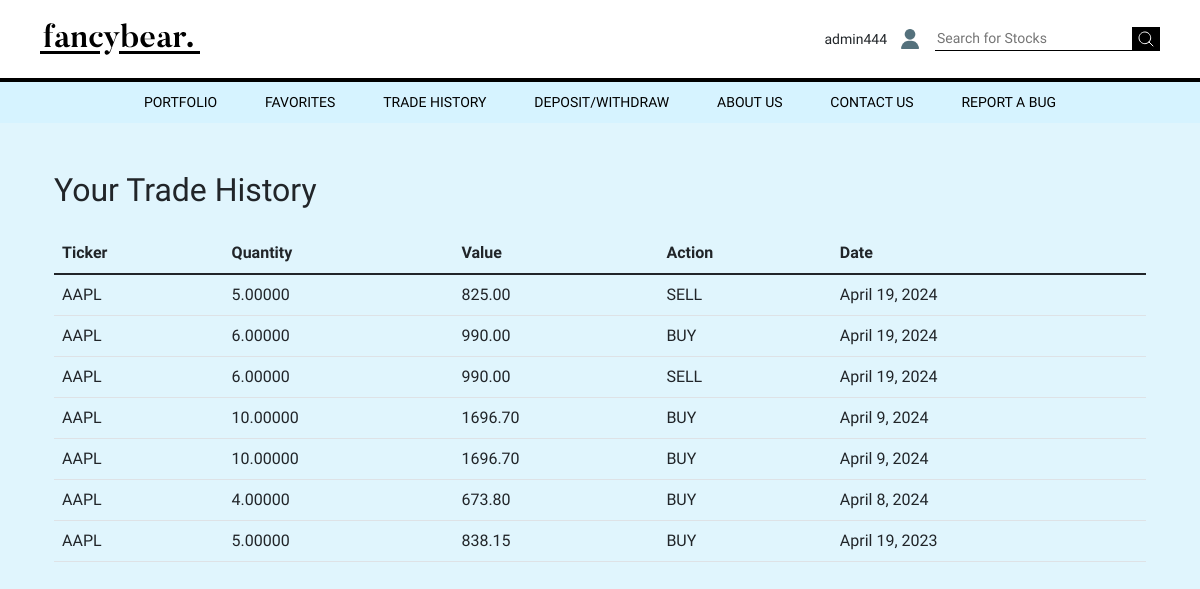
The app's page /trade_history/ (signed in) with its own data.
### trades/models.py (models this page shows)
class Trade(models.Model):
    user = models.ForeignKey(User, blank=True, null=True, on_delete=models.SET_NULL)
    quantity = models.DecimalField(max_digits=12, decimal_places=5)
    value = models.DecimalField(max_digits=12, decimal_places=2, default=0)
    action   = models.CharField(
        max_length=4,
        choices=[
            ('BUY', 'Buy'),
            ('SELL', 'Sell'),
        ]
    )
    stock = models.CharField(max_length=5)
    date = models.DateField(auto_now_add=False, default=timezone.now)

### trades/views.py (the view)
# urls.py: path('trade_history/', history_view, name='trade_history'),
@login_required
def history_view(request):
    user_history = Trade.objects.filter(user=request.user).order_by('-date')
    return render(request, 'history.html', {'history': user_history})

### stocks/forms.py
class SearchForm(forms.Form):
    query = forms.CharField(label='Search')

### stocks/context_processors.py (called while the page is built)
def search_form(request):
    return {'search_form': SearchForm()}

### templates/history.html (shortened to what this page needs)
{% extends 'base.html' %}
{% load static %}
{% block content %}
<div class="container mt-5">
  <h2>Your Trade History</h2>
  {% if history %}
    <div class="table-responsive">
      <table class="table table-hover mt-3">
        <thead class="thead-dark">
          <tr>
            <th scope="col">Ticker</th>
            <th scope="col">Quantity</th>
            <th scope="col">Value</th>
            <th scope="col">Action</th>
            <th scope="col">Date</th>
          </tr>
        </thead>
        <tbody>
          {% for trade in history %}
            <tr class="port-stock">
              <td><a style="color:inherit;text-decoration:none;" href="{% url 'stock_details' trade.stock %}">
                {{ trade.stock }}
              </a></td>
              <td>{{ trade.quantity }}</td>
              <td>{{ trade.value }}</td>
              <td>{{ trade.action }}</td>
              <td>{{ trade.date }}</td>
            </tr>
          {% empty %}
            <tr>
              <td colspan="4" class="text-center">You have not made any trades.</td>
            </tr>
          {% endfor %}
        </tbody>
      </table>
    </div>
  {% else %}
    <p>You have not made any trades.</p>
  {% endif %}
</div>
{% endblock %}

### templates/base/navbar.html (shortened to what this page needs)
{% load static %}
<header>
  <div class="part1">
    <div class="logo">
      <a href="{% url 'home' %}">
      </a>
    </div>
    <div class="other">
      <div class="auth">
      {% if request.user.is_authenticated %}
        <span id="username" class="username">{{ request.user.username }}</span>
        <img src="{% static 'images/home/avatar.png' %}" alt="DP" id="avatar">
      {% endif %}
      </div>
      <form method="get" action="{% url 'search_results' %}">
        <input type="text" name="query" placeholder="Search for Stocks">
        <button type="submit">
        </button>
      </form>
    </div>
  </div>
  <div class="part2">
    <div class="wrapper">
      <nav>
        {% if request.user.is_authenticated %}
        <a aria-current="page" href="{% url 'portfolio' %}">PORTFOLIO</a>
        <a aria=-current="page" href="{% url 'favorites' %}">FAVORITES</a>
        <a aria-current="page" href="{% url 'trade_history' %}">TRADE HISTORY</a>
        <a aria-current="page" href="{% url 'deposit_withdraw' %}">DEPOSIT/WITHDRAW</a>
        <a aria=-current="page" href="{% url 'about' %}">ABOUT US</a>
        <a aria=-current="page" href="{% url 'contact' %}">CONTACT US</a>
        <a aria=-current="page" href="{% url 'report' %}">REPORT A BUG</a>
        {% endif %}
        </nav>
    </div>
  </div>
</header>

### static/css/style.css (style rules this page uses)
body { background-color: #e0f5fd; font-family: 'Fira Sans'; }
*, *::before, *::after { box-sizing: border-box; }
* { margin: 0; }
img, picture, video, canvas, svg { display: block; max-width: 100%; }
input, button, textarea, select { font: inherit; }
p, h1, h2, h3, h4, h5, h6 { overflow-wrap: break-word; }
html { font-family: "DM Sans", sans-serif; font-optical-sizing: auto; }
header .part1 { padding: 20px 0 20px 0; background-color: white; display: flex; justify-content: space-between; align-items: center; border-bottom: 4px solid black; }
header .part1 .logo { margin-left: 40px; }
header .part2 { width: 100%; display: flex; justify-content: center; background-color: #D6F3FF; }
header .part2 .wrapper { width: 80%; }
input { max-width: 250px; }
header .part2 .wrapper nav { display: flex; justify-content: space-around; align-items: center; padding: 10px 0 10px 0; }
header .part2 nav a { text-decoration: none; color: black; font-size: 14px; transition: color 0.3s; }
.other { display: flex; font-size: 14px; align-items: center; margin-right: 40px; }
.auth { display: flex; align-items: center; cursor: pointer; margin-right: 15px; }
.other .auth img { width: 40px; margin-left: 13px; height: 20px; width: 20px; }
header form { display: flex; }
header form input { color: black; border: 1px solid black; border-width: 0 0 1px 0; }
header form button[type="submit"] { background: black; border: 0; cursor: pointer; }

### templates/base/navbar.html (style rules this page uses)
.username { cursor: default; }

### records on screen
Trade: stock "AAPL", quantity "5.00000", value "825.00", action "SELL", date "April 19, 2024"
Trade: stock "AAPL", quantity "6.00000", value "990.00", action "BUY", date "April 19, 2024"
Trade: stock "AAPL", quantity "6.00000", value "990.00", action "SELL", date "April 19, 2024"
Trade: stock "AAPL", quantity "10.00000", value "1696.70", action "BUY", date "April 9, 2024"
Trade: stock "AAPL", quantity "10.00000", value "1696.70", action "BUY", date "April 9, 2024"
Trade: stock "AAPL", quantity "4.00000", value "673.80", action "BUY", date "April 8, 2024"
Trade: stock "AAPL", quantity "5.00000", value "838.15", action "BUY", date "April 19, 2023"

### other values on screen
{{ request.user.username }} "admin444"
